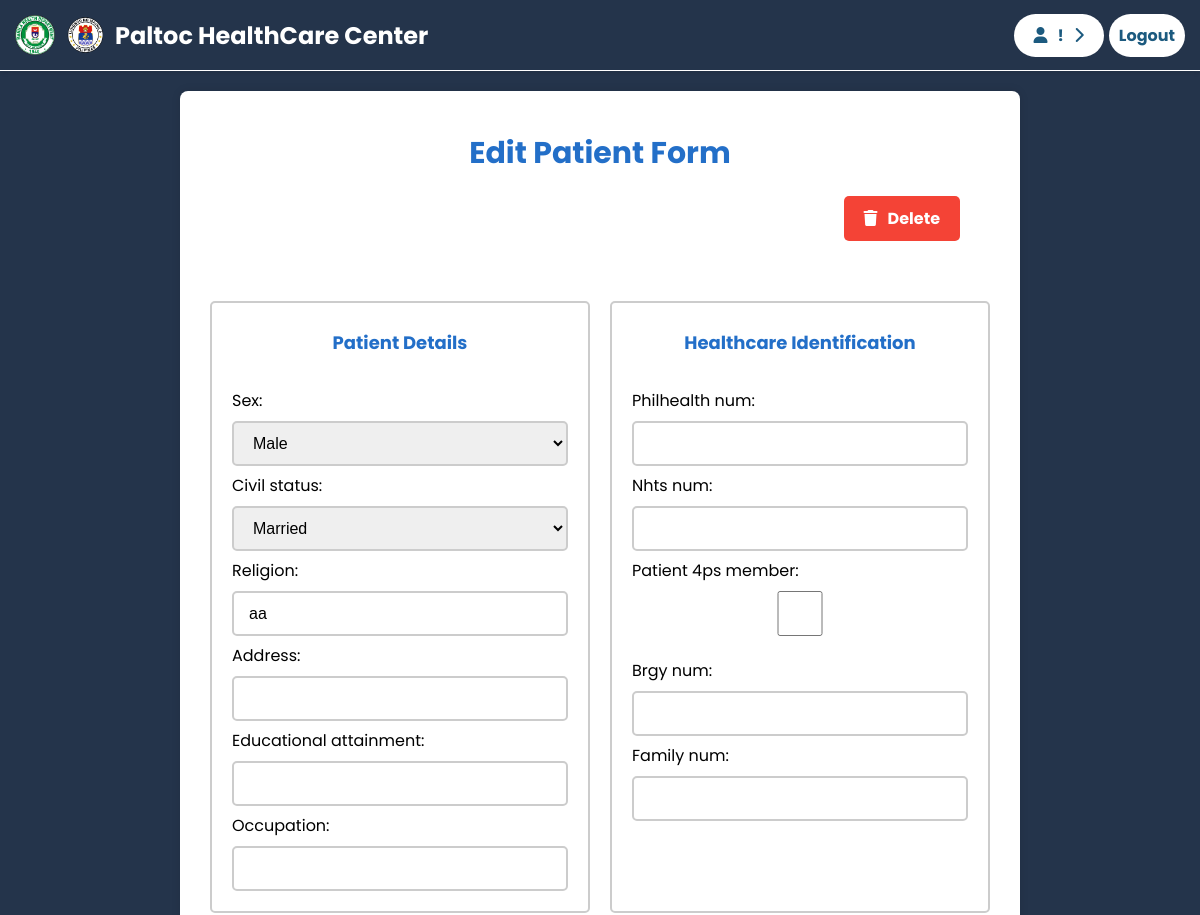
Before: /staffupdateform/1/ (signed in, upper part) with the older database file.
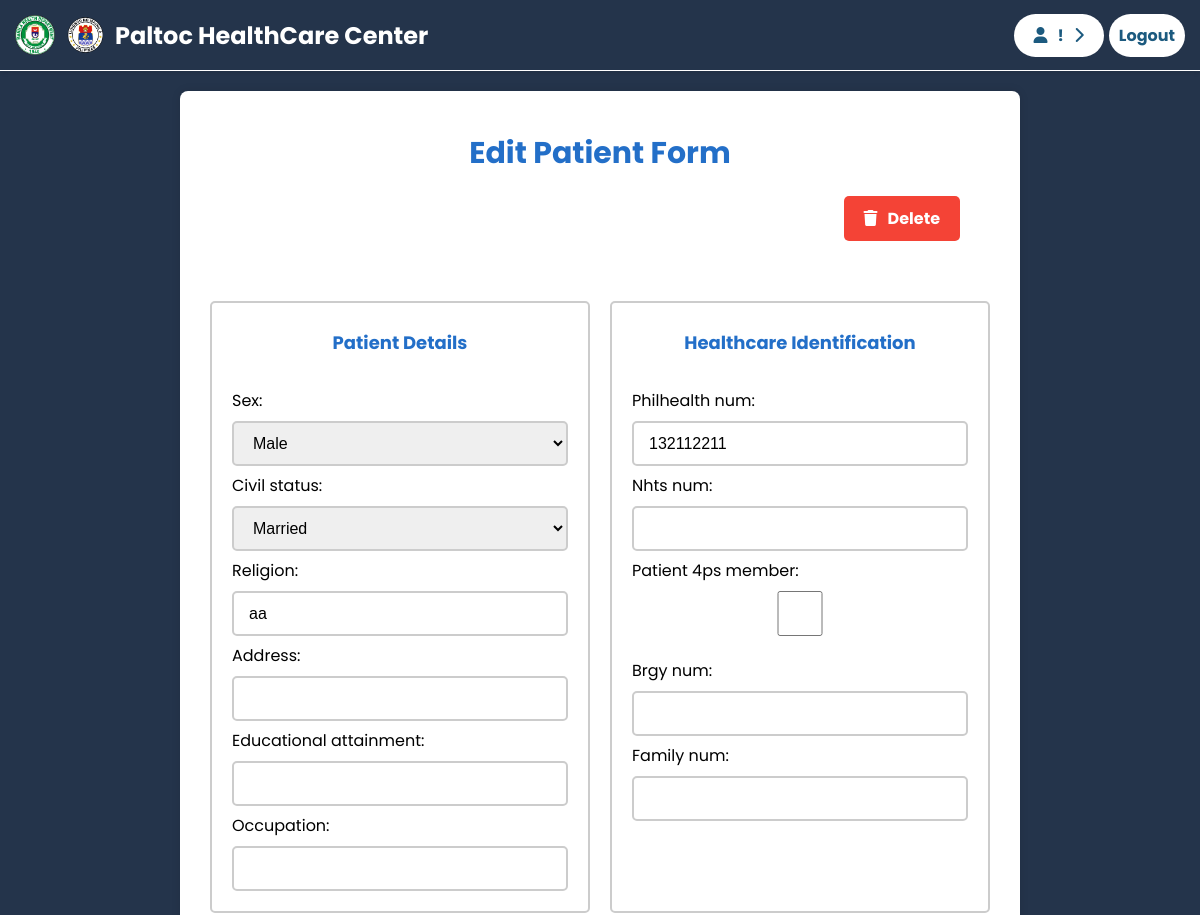
After: the same page with the newer database file.
### base/models.py (models this page shows)
class EconomicNumbers(models.Model):
    user = models.ForeignKey(User, on_delete=models.CASCADE)
    philhealth_num = models.CharField(max_length=15, blank=True)
    nhts_num = models.CharField(max_length=50, blank=True)
    patient_4ps_member = models.BooleanField(default=False)
    brgy_num = models.CharField(max_length=30, blank=True)
    family_num = models.CharField(max_length=50, blank=True)

### base/views.py (the view, shortened to what this page needs)
# urls.py: path('staffupdateform/<int:form_id>/', views.staff_update_form, name='staff_update_form'),
@staff_login_required
def staff_update_form(request, form_id):
    form = get_object_or_404(Form, pk=form_id)
    if form.record_type == 'Adult':
        adult = get_object_or_404(Adult, form=form)
        user_profile = adult.user_profile
        economic_numbers = adult.economic_numbers
        social_history = adult.social_history
        medical_history = adult.medical_history
        doctor_order = adult.doctor_order
        nurse_notes = adult.nurse_notes
        vital_signs = adult.vital_signs
        if request.method == 'POST':
            user_profile_form = UserProfileForm(request.POST, instance=user_profile)
            economic_numbers_form = EconomicNumbersForm(request.POST, instance=economic_numbers)
            social_history_form = SocialHistoryForm(request.POST, instance=social_history)
            medical_history_form = MedicalHistoryForm(request.POST, instance=medical_history)
            doctor_order_form = DoctorOrderForm(request.POST, instance=doctor_order)
            nurse_notes_form = NurseNotesForm(request.POST, instance=nurse_notes)
            vital_signs_form = VitalSignsForm(request.POST, instance=vital_signs)
            if all(form.is_valid() for form in [user_profile_form, economic_numbers_form, social_history_form, medical_history_form, doctor_order_form, nurse_notes_form, vital_signs_form]):
                user_profile_form.save()
                economic_numbers_form.save()
                social_history_form.save()
                medical_history_form.save()
                doctor_order_form.save()
                nurse_notes_form.save()
                vital_signs_form.save()
                return redirect('staff_view_form', form_id=form_id)
        else:
            user_profile_form = UserProfileForm(instance=user_profile)
            economic_numbers_form = EconomicNumbersForm(instance=economic_numbers)
            social_history_form = SocialHistoryForm(instance=social_history)
            medical_history_form = MedicalHistoryForm(instance=medical_history)
            doctor_order_form = DoctorOrderForm(instance=doctor_order)
            nurse_notes_form = NurseNotesForm(instance=nurse_notes)
            vital_signs_form = VitalSignsForm(instance=vital_signs)
        context = {
            'form': form,
            'user_profile_form': user_profile_form,
            'economic_numbers_form': economic_numbers_form,
            'social_history_form': social_history_form,
            'medical_history_form': medical_history_form,
            'doctor_order_form': doctor_order_form,
            'nurse_notes_form': nurse_notes_form,
            'vital_signs_form': vital_signs_form,
        }
        return render(request, 'base/patient-section/patient_update_form.html', context)

### base/forms.py
class UserProfileForm(forms.ModelForm):
    class Meta:
        model = UserProfile
        fields = '__all__'
        exclude = ['user', 'age']

class EconomicNumbersForm(forms.ModelForm):
    class Meta:
        model = EconomicNumbers
        fields = '__all__'
        exclude = ['user']

### base/models.py (called while the page is built)
    def is_smoker(self):
        return self.smoker

### base/views.py (called while the page is built)
def staff_login_required(view_func):
    @wraps(view_func)
    def wrapper(request, *args, **kwargs):
        if not request.user.is_authenticated:
            return redirect('home')
        elif not request.user.is_staff:
            return redirect('home')
        else:
            return view_func(request, *args, **kwargs)
    return wrapper

### base/templates/base/patient-section/patient_update_form.html (shortened to what this page needs)
{% include 'main.html' %}
{% block content %}
{% load static %}
<link rel="stylesheet" href="{% static 'styles/patient/patient_update_form.css' %}">
<body>
    <div class="container">
        <div class="title">Edit Patient Form</div>
        <div class="buttons">
            {% if request.user.is_staff %}
            <a href="{% url 'staff_delete_form' form_id=form.id %}" class="btn btn-danger"><i class="fa-solid fa-trash"></i>Delete</a>
            {% else %}
            <a href="{% url 'patient_delete_form' form_id=form.id %}" class="btn btn-danger"><i class="fa-solid fa-trash"></i>Delete</a>
            {% endif %}
        </div>
        <div class="main-form">
            <form method="POST">
                {% if form.record_type == 'Adult' %}
                <div class="info-container">
                    <div class="form-details">
                        <h2>Patient Details</h2>
                        {{ user_profile_form.as_p }}
                    </div>
                    <div class="form-details">
                        <h2>Healthcare Identification</h2>
                        {{ economic_numbers_form.as_p }}
                    </div>
                </div>
                {% endif %}
            </form>
        </div>
    </div>
</body>
{% endblock content %}

Changed rows visible on the page:
changed EconomicNumbers: philhealth_num (not shown) → "132112211"
